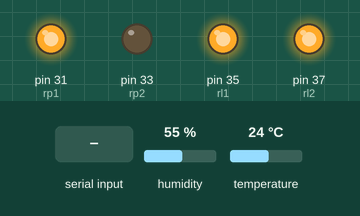
This sketch was run on a simulated Arduino Mega 2560, built with avr-gcc and run on an emulated ATmega2560. Parts: output pins drawn as LEDs (lit = HIGH). Inputs (shaded band) come from the test bench; at power-on: humidity 55 %, temperature 24 °C. What the sketch prints to the serial monitor is not drawn.

Above: at 1.2 s.
1.3 s: "c" received over Serial
At 1.9 s:
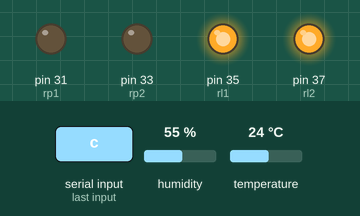
2.8 s: "d" received over Serial
At 4.0 s:
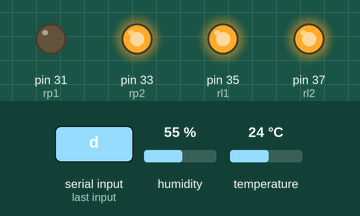
4.3 s: "b" received over Serial
At 5.3 s:
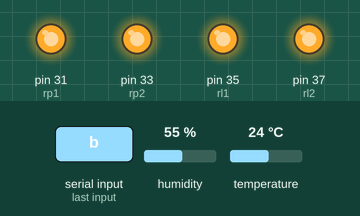
5.8 s: "g" received over Serial
At 6.5 s:
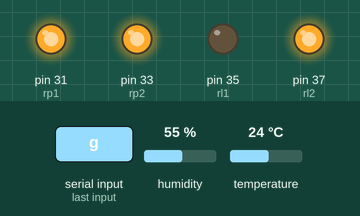
7.3 s: "e" received over Serial
At 7.6 s:
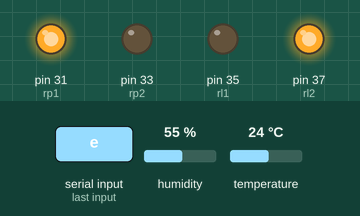
8.8 s: "i" received over Serial
At 10.0 s:
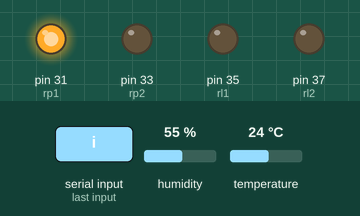
Timing chart, 0 to 11.3 s (numbered marks = the images above; inputs shaded):
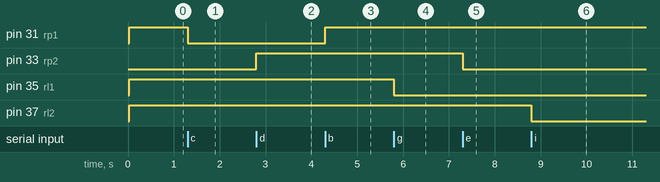

The sketch:

smartfarm.ino
```cpp
///// dht 온습도 센서   /////
#include <DHT.h>
#define dht_pin 46
#define dht_type DHT22
DHT dht(dht_pin, dht_type);

///// 릴레이 //////
#define rp1 31
#define rp2 33
#define rl1 35
#define rl2 37

///// 수위 /////
#define water_hight1 A0
#define water_hight2 A1

///// 수온 /////
#include <OneWire.h>
#include <DallasTemperature.h>
#define water_temp1 50
#define water_temp2 52
OneWire onewire1(water_temp1);
OneWire onewire2(water_temp2);
DallasTemperature WT1(&onewire1);
DallasTemperature WT2(&onewire2);


///// 양액 농도 /////
#define plant_food  A5

//// 스텝모터 ////
#define step_moter1
#define step_moter2


void setup() {
  Serial.begin(9600);

  //dht
  dht.begin();
  //릴레이
  pinMode(rp1,OUTPUT);
  pinMode(rp2,OUTPUT);
  pinMode(rl1,OUTPUT);
  pinMode(rl2,OUTPUT);
  //수온
  WT1.begin();
  WT2.begin();

  digitalWrite(rp1,HIGH);
  digitalWrite(rl1,HIGH);
  digitalWrite(rl2,HIGH);
}

void loop() {
  char cmd;

  //dht
  float h = dht.readHumidity();
  float t = dht.readTemperature();

  if (Serial.available()) {
    cmd = Serial.read();

    /// 릴레이
    if (cmd == 'a') {
      Serial.print("습도: ");
      Serial.print(h);
      Serial.print("%   온도: ");
      Serial.print(t);
      Serial.println("°C");
    }

    /// 릴레이
    else if (cmd == 'b'){
      digitalWrite(rp1,HIGH);
      Serial.println("수류 on");
    }
    else if (cmd == 'c'){
      digitalWrite(rp1,LOW);
      Serial.println("수류 off");
    }
    else if (cmd == 'd'){
      digitalWrite(rp2,HIGH);
      Serial.println("양액 on");
    }
    else if (cmd == 'e'){
      digitalWrite(rp2,LOW);
      Serial.println("양액 off");
    }
    else if (cmd == 'f'){
      digitalWrite(rl1,HIGH);
      Serial.println("1층 led on");
    }
    else if (cmd == 'g'){
      digitalWrite(rl1,LOW);
      Serial.println("1층 led off");
    }
    else if (cmd == 'h'){
      digitalWrite(rl2,HIGH);
      Serial.println("2층 led on");
    }
    else if (cmd == 'i'){
      digitalWrite(rl2,LOW);
      Serial.println("2층 led off");
    }

    /// 수위
    else if (cmd == 'j'){
      int level1 = analogRead(water_hight1);
      Serial.println(level1);
    }
    else if (cmd == 'k'){
      int level2 = analogRead(water_hight2);
      Serial.println(level2);
    }

    ///수온
    else if (cmd == 'l'){
      Serial.print(WT1.getTempCByIndex(0));
      Serial.println("°C");
    }
    else if (cmd == 'm'){
      Serial.print(WT2.getTempCByIndex(0));
      Serial.println("°C");
    }

    /// 양액
    else if (cmd == 'n'){
      int pf = analogRead(plant_food);
      Serial.println(pf);
    }
  }
}
```

Measured:
- after the input at 1.3 s, pin 31 (rp1): HIGH → LOW at once
- after the input at 2.8 s, pin 33 (rp2): LOW → HIGH at once
- after the input at 4.3 s, pin 31 (rp1): LOW → HIGH at once
- after the input at 5.8 s, pin 35 (rl1): HIGH → LOW at once
- after the input at 7.3 s, pin 33 (rp2): HIGH → LOW at once
- after the input at 8.8 s, pin 37 (rl2): HIGH → LOW at once
